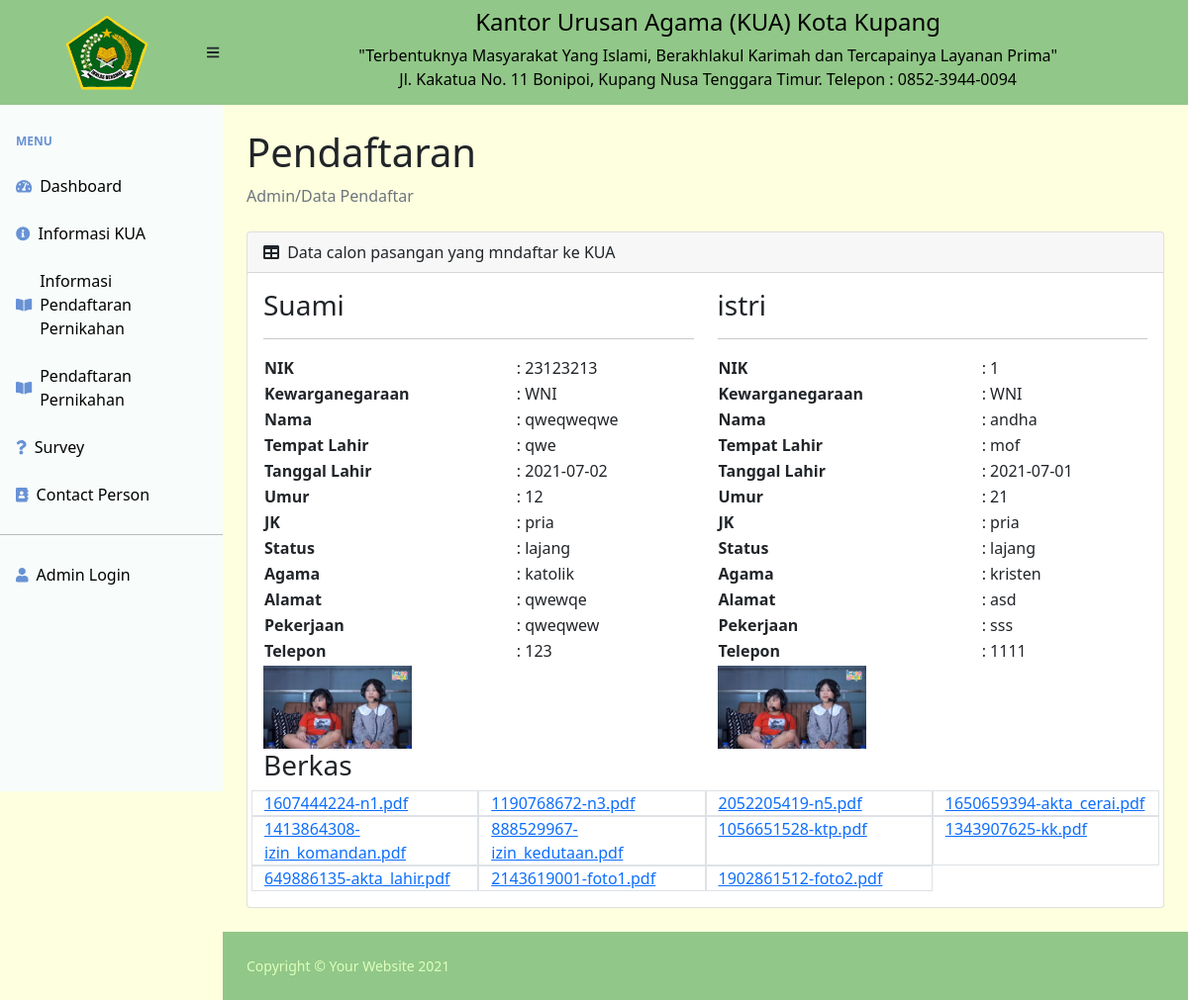
Page /admin/page/detail_registration/10 on the committed database.
### tables this page shows
CREATE TABLE `pernikahan` (
  `id` int(11) NOT NULL,
  `id_penduduk` int(11) NOT NULL,
  `id_kua` int(11) NOT NULL,
  `no_daftar` varchar(255) NOT NULL,
  `id_pasangan` int(11) NOT NULL,
  `tempat_nikah` varchar(255) NOT NULL,
  `tanggal_nikah` date NOT NULL,
  `alamat` text NOT NULL,
  `approve` enum('pending','approved','rejected') NOT NULL
);

CREATE TABLE `penduduk` (
  `id` int(11) NOT NULL,
  `nik` varchar(50) NOT NULL,
  `nama` varchar(255) NOT NULL,
  `tempat_lahir` varchar(255) NOT NULL,
  `tanggal_lahir` date NOT NULL,
  `jk` enum('pria','wanita') NOT NULL,
  `kewarganegaraan` enum('WNI','WNA') NOT NULL,
  `umur` varchar(50) NOT NULL,
  `email` varchar(255) NOT NULL,
  `no_tlp` varchar(12) NOT NULL,
  `pekerjaan` varchar(50) NOT NULL,
  `alamat` text NOT NULL,
  `agama` enum('katolik','kristen','islam','budha','hindu','konghucu') NOT NULL,
  `status` enum('lajang','duda','janda') NOT NULL,
  `foto` text NOT NULL
);

CREATE TABLE `berkas` (
  `id` int(11) NOT NULL,
  `id_pernikahan` int(11) DEFAULT NULL,
  `nama` text NOT NULL
);

### application/controllers/admin/Page.php (called while the page is built, shortened)
<?php
class Page extends CI_Controller
{
	public function __construct()
	{
		$this->load->model('m_admin');
	}
	public function detail_registration($id)
	{
		$data = [
			'pria' => $this->m_admin->getMempelaiPriaRow($id),
			'wanita' => $this->m_admin->getMempelaiWanitaRow($id),
			'berkas' => $this->m_admin->getWhere('berkas', ['id_pernikahan' => $id])
		];
		$this->load->view('admin/detail_registration', $data);
	}
}

### index.php (called while the page is built, shortened)
<?php
require_once BASEPATH.'core/CodeIgniter.php';

### application/models/M_admin.php (called while the page is built, shortened)
<?php
class M_admin extends CI_Model
{
    public function getWhere($table, $where)
    {
        $this->db->from($table);
        $this->db->where($where);
        return $this->db->get()->result();
    }
    public function getMempelaiPriaRow($id)
    {
        return $this->db->query("SELECT pernikahan.*, penduduk.nik,penduduk.nama, penduduk.tempat_lahir, penduduk.tanggal_lahir, penduduk.jk, penduduk.kewarganegaraan, penduduk.umur, penduduk.no_tlp, penduduk.email,penduduk.pekerjaan, penduduk.alamat,penduduk.agama, penduduk.status,penduduk.foto, kua.kode_kua, kua.kota,kua.kecamatan FROM pernikahan,penduduk,kua WHERE pernikahan.id_penduduk = penduduk.id AND kua.id = pernikahan.id_kua AND pernikahan.id = '$id'")->row();
    }
    public function getMempelaiWanitaRow($id)
    {
        return $this->db->query("SELECT pernikahan.*, penduduk.nik,penduduk.nama, penduduk.tempat_lahir, penduduk.tanggal_lahir, penduduk.jk, penduduk.kewarganegaraan, penduduk.umur, penduduk.no_tlp, penduduk.email,penduduk.pekerjaan, penduduk.alamat,penduduk.agama, penduduk.status,penduduk.foto, kua.kode_kua, kua.kota,kua.kecamatan FROM pernikahan,penduduk,kua WHERE pernikahan.id_pasangan = penduduk.id AND kua.id = pernikahan.id_kua AND pernikahan.id = '$id'")->row();
    }
}

### application/views/admin/detail_registration.php (the view, shortened to what this page needs)
<?php
require_once(__ROOT__ . '/header.php');
?>
<h1 class="mt-4">Pendaftaran</h1>
<ol class="breadcrumb mb-4">
    <li class="breadcrumb-item active">Admin/Data Pendaftar</li>
</ol>
<div class="row">
    <div class="col-md-12">
        <div class="card mb-4">
            <div class="card-header">
                <i class="fas fa-table me-1"></i>
                Data calon pasangan yang mndaftar ke KUA
            </div>
            <div class="card-body">
                <div class="row">
                    <div class="col-md-6">
                        <div class="sub-title">
                            <h3>Suami</h3>
                        </div>
                        <hr>
                        <div class="grid-item">
                            <table style="width: 100%;">
                                <tr>
                                    <th>NIK</th>
                                    <td>: <?= $pria->nik ?></td>
                                </tr>
                                <tr>
                                    <th>Kewarganegaraan</th>
                                    <td>: <?= $pria->kewarganegaraan ?></td>
                                </tr>
                                <tr>
                                    <th>Nama</th>
                                    <td>: <?= $pria->nama ?></td>
                                </tr>
                                <tr>
                                    <th>Tempat Lahir</th>
                                    <td>: <?= $pria->tempat_lahir ?></td>
                                </tr>
                                <tr>
                                    <th>Tanggal Lahir</th>
                                    <td>: <?= $pria->tanggal_lahir ?></td>
                                </tr>
                                <tr>
                                    <th>Umur</th>
                                    <td>: <?= $pria->umur ?></td>
                                </tr>
                                <tr>
                                    <th>JK</th>
                                    <td>: <?= $pria->jk ?></td>
                                </tr>
                                <tr>
                                    <th>Status</th>
                                    <td>: <?= $pria->status ?></td>
                                </tr>
                                <tr>
                                    <th>Agama</th>
                                    <td>: <?= $pria->agama ?></td>
                                </tr>
                                <tr>
                                    <th>Alamat</th>
                                    <td>: <?= $pria->alamat ?></td>
                                </tr>
                                <tr>
                                    <th>Pekerjaan</th>
                                    <td>: <?= $pria->pekerjaan ?></td>
                                </tr>
                                <tr>
                                    <th>Telepon</th>
                                    <td>: <?= $pria->no_tlp ?></td>
                                </tr>
                                <tr>
                                    <th>
                                    </th>
                                </tr>
                            </table>
                        </div>
                        <img src="<?= base_url('assets/pendaftaran/' . $pria->foto) ?>" style="width: 150px;">
                    </div>
                    <div class="col-md-6">
                        <div class="sub-title">
                            <h3>istri</h3>
                        </div>
                        <hr>
                        <div class="grid-item">
                            <table style="width: 100%;">
                                <tr>
                                    <th>NIK</th>
                                    <td>: <?= $wanita->nik ?></td>
                                </tr>
                                <tr>
                                    <th>Kewarganegaraan</th>
                                    <td>: <?= $wanita->kewarganegaraan ?></td>
                                </tr>
                                <tr>
                                    <th>Nama</th>
                                    <td>: <?= $wanita->nama ?></td>
                                </tr>
                                <tr>
                                    <th>Tempat Lahir</th>
                                    <td>: <?= $wanita->tempat_lahir ?></td>
                                </tr>
                                <tr>
                                    <th>Tanggal Lahir</th>
                                    <td>: <?= $wanita->tanggal_lahir ?></td>
                                </tr>
                                <tr>
                                    <th>Umur</th>
                                    <td>: <?= $wanita->umur ?></td>
                                </tr>
                                <tr>
                                    <th>JK</th>
                                    <td>: <?= $wanita->jk ?></td>
                                </tr>
                                <tr>
                                    <th>Status</th>
                                    <td>: <?= $wanita->status ?></td>
                                </tr>
                                <tr>
                                    <th>Agama</th>
                                    <td>: <?= $wanita->agama ?></td>
                                </tr>
                                <tr>
                                    <th>Alamat</th>
                                    <td>: <?= $wanita->alamat ?></td>
                                </tr>
                                <tr>
                                    <th>Pekerjaan</th>
                                    <td>: <?= $wanita->pekerjaan ?></td>
                                </tr>
                                <tr>
                                    <th>Telepon</th>
                                    <td>: <?= $wanita->no_tlp ?></td>
                                </tr>
                                <tr>
                                    <th>
                                    </th>
                                </tr>
                            </table>
                        </div>
                        <img src="<?= base_url('assets/pendaftaran/' . $wanita->foto) ?>" style="width: 150px;">
                    </div>
                    <div class="col-md-12">
                        <div>
                            <h3>Berkas</h3>
                        </div>
                        <div class="row">
                            <?php foreach ($berkas as $b) : ?>
                                <div class="col-md-3 border">
                                    <a href="<?= base_url('assets/pendaftaran/' . $b->nama)  ?>" download="download"><?= $b->nama ?></a>
                                </div>
                            <?php endforeach; ?>
                        </div>
                    </div>
                </div>
            </div>
        </div>
    </div>
</div>
<?php
require_once(__ROOT__ . '/footer.php');
?>

### assets/css/custom.css (style rules this page uses)
body { background-color: #feffde; }

### rows in the picture
pernikahan: id_penduduk.nik "23123213", id_penduduk.kewarganegaraan "WNI", id_penduduk.nama "qweqweqwe", id_penduduk.tempat_lahir "qwe", id_penduduk.tanggal_lahir "2021-07-02", id_penduduk.umur "12", id_penduduk.jk "pria", id_penduduk.status "lajang", id_penduduk.agama "katolik", id_penduduk.alamat "qwewqe", id_penduduk.pekerjaan "qweqwew", id_penduduk.no_tlp "123", id_penduduk.foto (picture), penduduk.nik "1", penduduk.kewarganegaraan "WNI", penduduk.nama "andha", penduduk.tempat_lahir "mof", penduduk.tanggal_lahir "2021-07-01", penduduk.umur "21", penduduk.jk "pria", penduduk.status "lajang", penduduk.agama "kristen", penduduk.alamat "asd", penduduk.pekerjaan "sss", penduduk.no_tlp "1111", penduduk.foto (picture)
berkas: nama "1607444224-n1.pdf"
berkas: nama "1190768672-n3.pdf"
berkas: nama "2052205419-n5.pdf"
berkas: nama "1650659394-akta_cerai.pdf"
berkas: nama "1413864308-izin_komandan.pdf"
berkas: nama "888529967-izin_kedutaan.pdf"
berkas: nama "1056651528-ktp.pdf"
berkas: nama "1343907625-kk.pdf"
berkas: nama "649886135-akta_lahir.pdf"
berkas: nama "2143619001-foto1.pdf"
berkas: nama "1902861512-foto2.pdf"
